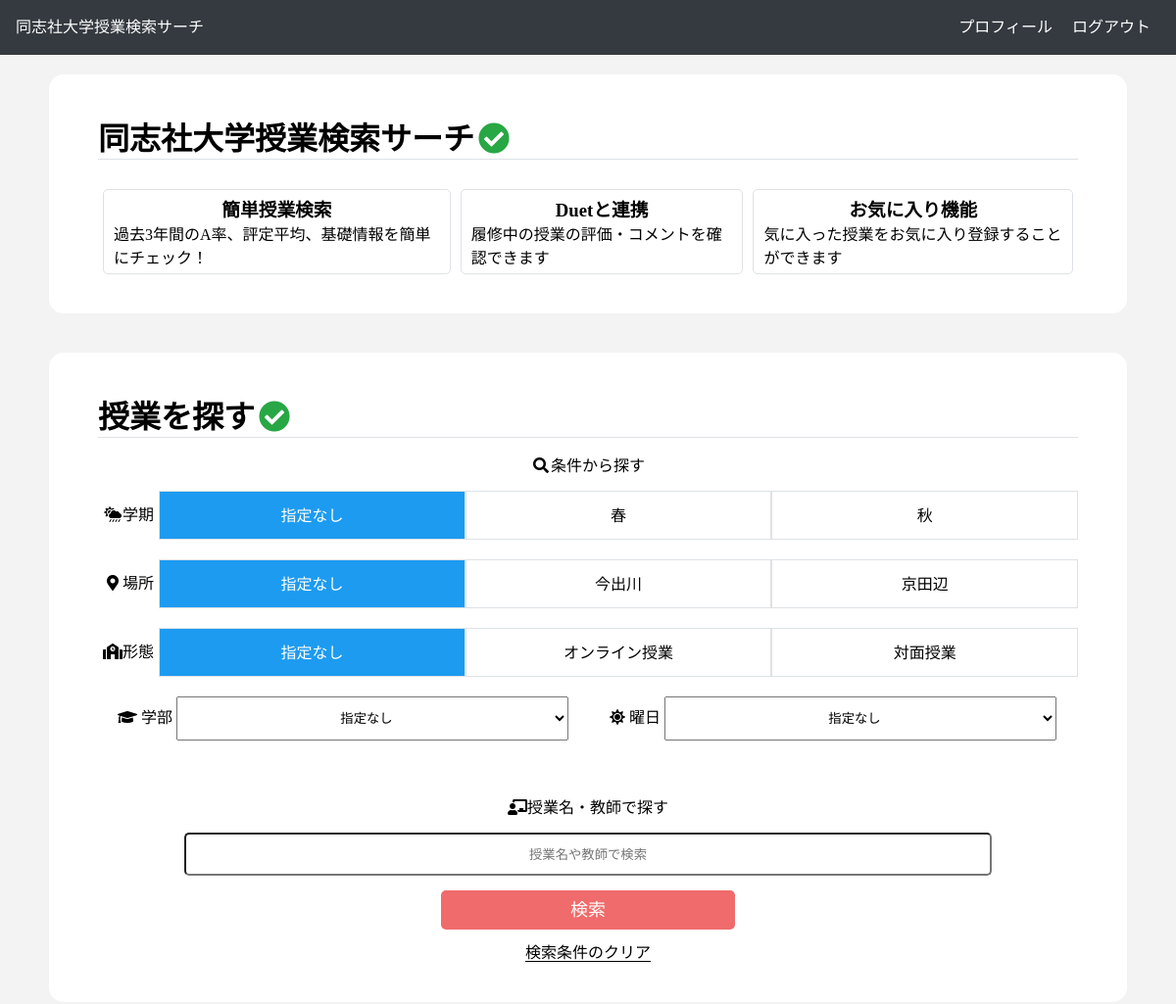
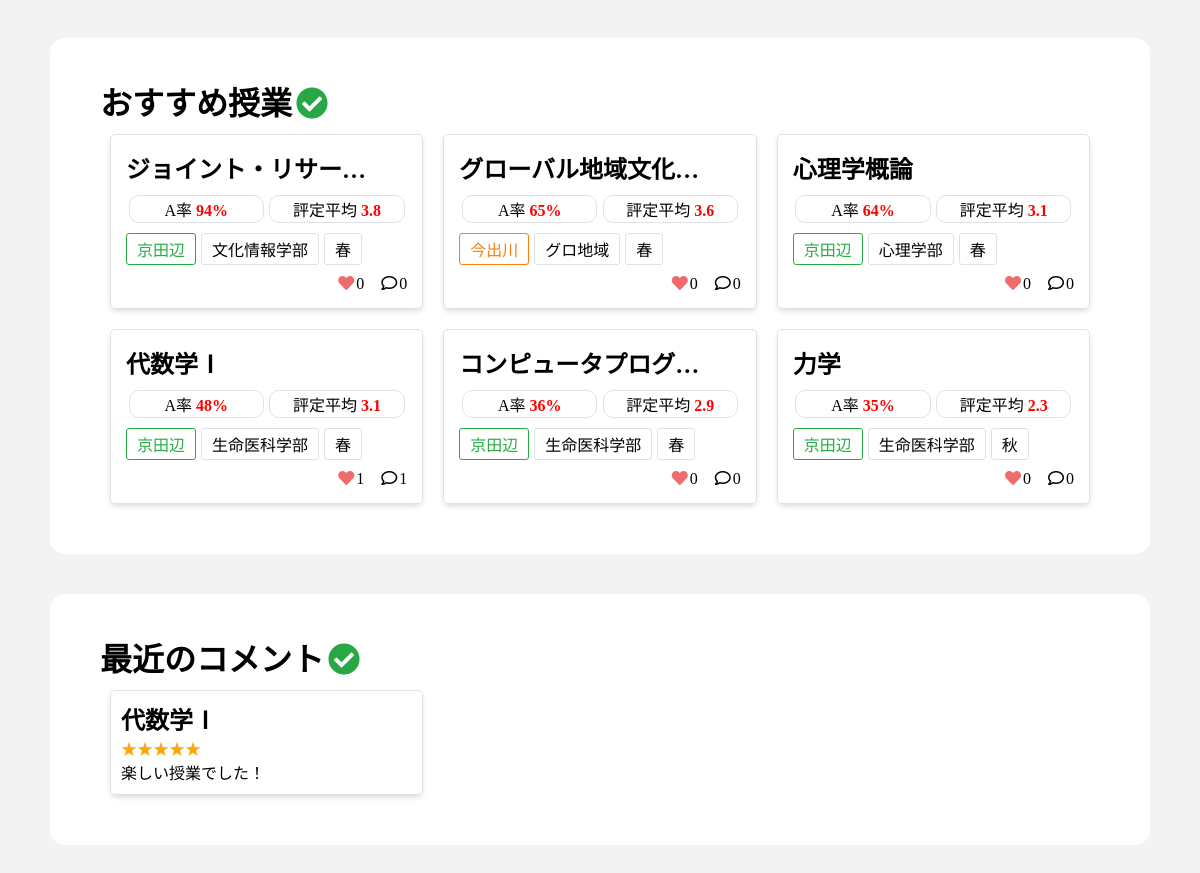
The app's page / (signed in) with its own data (2 pictures, top to bottom).
### dclass_application/models.py (models this page shows, shortened)
class Classes(models.Model):
    class_name = models.CharField(max_length=100)
    a_ratio = models.FloatField(default=0.0)
    b_ratio = models.FloatField(default=0.0)
    c_ratio = models.FloatField(default=0.0)
    d_ratio = models.FloatField(default=0.0)
    f_ratio = models.FloatField(default=0.0)
    o_ratio = models.FloatField(default=0.0)
    average_evaluation = models.FloatField(default=0.0)
    two_ago_a_ratio = models.FloatField(default=0.0)
    three_ago_a_ratio = models.FloatField(default=0.0)
    term = models.CharField(max_length=100)
    year = models.IntegerField(default=2021)
    place = models.CharField(max_length=100)
    class_form = models.CharField(max_length=100)
    day = models.CharField(max_length=100)
    time = models.CharField(max_length=100)
    favorite = models.IntegerField(default=0)
    textbook = models.CharField(max_length=100) #文字列でリスト代用
    code = models.CharField(max_length=100)
    faculty = models.CharField(max_length=100)
    teacher = models.CharField(max_length=100) #文字列でリストを代用
    syllabus_link = models.CharField(max_length=100)
    test_ratio = models.IntegerField(default=0)
    report_ratio = models.IntegerField(default=0)
    participation_ratio = models.IntegerField(default=0)
    comment_num = models.IntegerField(default=0)
    num_student = models.IntegerField(default=0)
    credit = models.IntegerField(default=0)
    def get_short_faculty(self):
        if self.faculty == 'グローバル・コミュニケーション学部': return 'グロコミ'
        if self.faculty == 'グローバル地域文化学部': return 'グロ地域'
        return self.faculty
    def get_modified_a_ratio(self):
        if self.a_ratio == -1: return '不明'
        return str(int(self.a_ratio))+'%'
    def get_modified_average_evaluation(self):
        if self.average_evaluation == -1.0: return '不明'
        return self.average_evaluation

class Comment(models.Model):
    text = models.TextField()
    cl = models.ForeignKey(Classes, on_delete=models.CASCADE)
    user = models.ForeignKey('accounts.CustomUser', on_delete=models.DO_NOTHING)
    star = models.IntegerField(default=0)
    created_at = models.DateTimeField(default=timezone.now)
    def get_star(self):
        return '★' * self.star
    def get_left_star(self):
        return '★' * (5 - self.star)

### dclass_application/views.py (the view)
# urls.py: path('', IndexView.as_view(), name = 'index'),
class IndexView(TemplateView):
    class_model = Classes
    comment_model = Comment
    RECOMMEND_CNT = 6
    RECENT_COMMENT = 6
    def get(self, request):
        params = {
            'form': ClassSeachForm,
            'recommend_data': self.class_model.objects.all().order_by('a_ratio').reverse()[:self.RECOMMEND_CNT],
            'recent_comments': self.comment_model.objects.all().order_by('created_at').reverse()[:self.RECOMMEND_CNT],
        }
        return render(request, 'index.html', params)

### dclass_application/templates/index.html (shortened to what this page needs)
{% extends 'base.html' %}
{% load static %}
{% block css %}
    <link rel="stylesheet" href="{% static 'css/index.css' %}">
    <link rel="stylesheet" href="{% static 'css/_class_list.css' %}">
{% endblock css %}
{% block main %}
    <div class="wrapper">
        <h1 class="title heading">同志社大学授業検索サーチ<i class="fas fa-check-circle fa-fw my-green"></i></h1>
        <ul class="feature">
            <li>
                <h3>簡単授業検索</h3>
                <p>過去3年間のA率、評定平均、基礎情報を簡単にチェック！</p>
            </li>
            <li>
                <h3>Duetと連携</h3>
                <p>履修中の授業の評価・コメントを確認できます</p>
            </li>
            <li>
                <h3>お気に入り機能</h3>
                <p>気に入った授業をお気に入り登録することができます</p>
            </li>
        </ul>
    </div>
    <div class="wrapper">
        <h1 class="title heading">授業を探す<i class="fas fa-check-circle fa-fw my-green"></i></h1>
            <form action="{% url 'result' %}" method = "post" class="search_form">
                <div class = 'search_with_terms'>
                    <p class="how_to_search"><i class="fas fa-search fa-fw"></i>条件から探す</p>
                    <div class="radio_wrap">
                        <div class="radio_wrap_name"><i class="fas fa-cloud-sun-rain fa-fw"></i>学期</div>
                        {% for radio in form.term %}
                            <label for="id_term_{{ forloop.counter0 }}">{{ radio.choice_label }}</label>
                        {% endfor %}
                    </div>
                    <div class="radio_wrap">
                        <div class="radio_wrap_name"><i class="fas fa-map-marker-alt fa-fw"></i>場所</div>
                        {% for radio in form.place %}
                            <label for="id_place_{{ forloop.counter0 }}">{{ radio.choice_label }}</label>
                        {% endfor %}
                    </div>
                    <div class="radio_wrap">
                        <div class="radio_wrap_name"><i class="fas fa-school"></i>形態</div>
                        {% for radio in form.class_form %}
                            <label for="id_class_form_{{ forloop.counter0 }}">{{ radio.choice_label }}</label>
                        {% endfor %}
                    </div>
                    <div class="radio_wrap">
                        <div class="radio_wrap_half">
                            <i class="fas fa-graduation-cap fa-fw"></i>
                            {{ form.faculty.label }}
                            {{ form.faculty }}
                        </div>
                        <div class="radio_wrap_half">
                            <i class="fas fa-sun"></i>
                            {{ form.day.label }}
                            {{ form.day }}
                        </div>
                    </div>
                </div>
                <div class="search_with_keyword">
                    <p class="how_to_search"><i class="fas fa-chalkboard-teacher fa-fw"></i>授業名・教師で探す</p>
                    <div>
                        {{ form.keyword }}
                    </div>
                    <div class="center">
                        <input type="submit" value="検索", class="btn search_btn">
                    </div>
                </div>
            </form>
            <div class="center reset_condition">
                <a href={% url 'index' %}>検索条件のクリア</a>
            </div>
    </div>
    <div class="wrapper">
        <h1>おすすめ授業<i class="fas fa-check-circle fa-fw my-green"></i></h1>
        <div class="class_w">
            {% for cl in recommend_data %}
                {% include "_class_list.html" %}
            {% empty %}
                <p>おすすめの授業はありません</p>
            {% endfor %}
        </div>
    </div>
    <div class="wrapper">
        <h1>最近のコメント<i class="fas fa-check-circle fa-fw my-green"></i></h1>
        <div class="comment_w">
            {% for comment in recent_comments %}
                {% include "_comment_list.html" %}
            {% empty %}
                <p>コメントがありません</p>
            {% endfor %}
        </div>
    </div>
{% endblock main %}

### dclass_application/templates/_class_list.html (shortened to what this page needs)
<div class="class_result">
    <a href="{% url 'class' cl.id %}">
        <div class="class_result_content">
            <ul>
                <li class="class_result_title">
                    <h2>{{ cl.class_name | truncatechars:10 }}</h2>
                </li>
                <li>
                    <p class="class_a_average_evaluation">A率 <span class="score">{{cl.get_modified_a_ratio}}</span></p>
                    <p class="class_a_average_evaluation">評定平均 <span class="score">{{cl.get_modified_average_evaluation}}</span></p>
                </li>
                <li>
                    {% if cl.place == "今出川" %}
                        <p class="tag imadegawa_tag">{{ cl.place }}</p>
                    {% else %}
                        <p class="tag kyoutanabe_tag">{{ cl.place }}</p>
                    {% endif %}
                    <p class="tag faculty_tag">{{ cl.get_short_faculty }}</p>
                    <p class="tag">{{ cl.term }}</p>
                </li>
                <li>
                    <p><i class="fas fa-heart fa-fw my-pink"></i>{{ cl.favorite }}</p>
                    <p><i class="far fa-comment fa-fw"></i>{{cl.comment_num}}</p>
                </li>
            </ul>
        </div>
    </a>
</div>

### dclass_application/templates/_comment_list.html (shortened to what this page needs)
<div class="comment_result">
    <a href="{% url 'class' comment.cl.id %}">
        <div class="comment_result_content">
            <h2>
            {{comment.cl.class_name}}
            </h2>
            <span class="star">{{comment.get_star}}</span>
            <p>{{comment.text | truncatechars:40}}</p>
        </div>
    </a>
</div>

### dclass_application/static/css/index.css (style rules this page uses)
.search_with_keyword { margin-bottom: 10px; text-align: center; }
.how_to_search { text-align: center; font-size: 16px; padding: 15px 0px; }
.search_with_terms input[type='radio']:checked+label { box-sizing: border-box; border: 1px solid var(--my-gray); color: white; background-color: #1D9BF0; }
.reset_condition a { border-bottom: 1px solid black; }
.search_btn { background-color: var(--my-pink); border: none; color: white; width: 300px; margin-top: 15px; height: 10px; line-height: 10px; font-size: 18px; padding: 10px 20px; }
.radio_wrap { width: 100%; display: flex; flex-direction: row; flex-wrap: nowrap; text-align: center; margin-bottom: 20px; }
.radio_wrap label { box-sizing: border-box; display: inline-block; border: 1px solid var(--my-gray); height: 50px; width: 100%; line-height: 50px; }
.radio_wrap_name { width: 20%; text-align: center; height: 50px; line-height: 50px; }
.radio_wrap_half { width: 50%; }
.radio_wrap_half select { width: 80%; text-align: center; height: 45px; }
.feature { display: flex; margin: 30px 0 0; }
.feature li { width: calc(calc(100%-30px)/3); border: 1px solid var(--my-gray); box-sizing: border-box; border-radius: 5px; margin: 0 5px; padding: 5px 10px; }
.feature li h3 { text-align: center; }

### dclass_application/static/css/_class_list.css (style rules this page uses)
.class_result_content { padding: 15px; box-sizing: border-box; }
.class_result_content ul li { display: flex; flex-wrap: nowrap; }
.class_result_content ul li:not(:last-child) { padding-bottom: 10px; }
.class_result_content ul li:last-child { justify-content: flex-end; }
.class_result_content ul li:last-child p { margin-left: 15px; }
.class_result { width: calc(calc(100% - 60px)/3); box-sizing: border-box; border: 1px solid var(--my-gray); border-radius: 5px; margin: 10px 10px; box-shadow: 0 3px 6px -2px #000a3c33; transition: box-shadow .2s; }
.class_result_title { align-items: flex-end; }
.tag { border-radius: 3px; box-sizing: border-box; border: 1px solid var(--my-gray); padding: 3px 10px; max-width: 50%; }
.tag:not(:last-child) { margin-right: 5px; }
.imadegawa_tag { background-color:white; border: 1px solid #fd7e08; color: #fd7e08; }
.kyoutanabe_tag { background-color: white; border: 1px solid #26ac45; color:#26ac45; }
.class_a_average_evaluation { width: 48%; box-sizing: border-box; padding: 1px 12px; margin: 0 1%; border-radius: 10px; border: 1px solid var(--my-gray); color: black; text-align: center; }
.score { color: red; font-weight: bold; }

### dclass_application/static/css/main.css (style rules this page uses)
* { margin: 0; padding: 0; }
body { font-family: "Noto Sans Japanese", "ヒラギノ角ゴ Pro W3", "Hiragino Kaku Gothic Pro", "メイリオ", "Meiryo", "ＭＳ Ｐゴシック", "Osaka", "sans-serif"; }
a { text-decoration: none; color: black; }
li { list-style: none; }
:root { --my-gray: #DEE2E6; --my-light-gray: #F3F3F3; --my-black: #353A40; --my-blue: #1458e0; --my-light-blue: rgba(40, 213, 243, 0.972); --my-pink: #F06B6B; --my-star: #F8C601; --my-green: #28A745; }
.my-pink { color: var(--my-pink); }
.my-green { color: var(--my-green); }
.star { color: orange; }
html { background-color: var(--my-light-gray); }
.wrapper { margin: 40px 0px; padding: 40px 50px; background-color: white; border-radius: 15px; margin-top: 20px; }
.class_w { display: flex; flex-wrap: wrap; }
.comment_w { display: flex; flex-wrap: wrap; }
.comment_result_content { padding: 10px; box-sizing: border-box; }
.comment_result { width: calc(calc(100% - 60px)/3); box-sizing: border-box; border: 1px solid var(--my-gray); border-radius: 5px; margin: 10px 10px; box-shadow: 0 3px 6px -2px #000a3c33; transition: box-shadow .2s; }
.heading { border-bottom: 1px solid var(--my-gray); }
.btn { height: 40px; border-radius: 5px; cursor: pointer; }
.center { text-align: center; }
.keyword { width: 80%; height: 30px; border-radius: 5px; padding: 5px 10px; }
.keyword::placeholder { text-align: center; }

### records on screen
Classes: class_name "ジョイント・リサー…", get_modified_a_ratio "94%", get_modified_average_evaluation "3.8", place "京田辺", get_short_faculty "文化情報学部", term "春", favorite "0", comment_num "0"
Classes: class_name "グローバル地域文化…", get_modified_a_ratio "65%", get_modified_average_evaluation "3.6", place "今出川", get_short_faculty "グロ地域", term "春", favorite "0", comment_num "0"
Classes: class_name "心理学概論", get_modified_a_ratio "64%", get_modified_average_evaluation "3.1", place "京田辺", get_short_faculty "心理学部", term "春", favorite "0", comment_num "0"
Classes: class_name "代数学Ⅰ", get_modified_a_ratio "48%", get_modified_average_evaluation "3.1", place "京田辺", get_short_faculty "生命医科学部", term "春", favorite "1", comment_num "1"
Classes: class_name "コンピュータプログ…", get_modified_a_ratio "36%", get_modified_average_evaluation "2.9", place "京田辺", get_short_faculty "生命医科学部", term "春", favorite "0", comment_num "0"
Classes: class_name "力学", get_modified_a_ratio "35%", get_modified_average_evaluation "2.3", place "京田辺", get_short_faculty "生命医科学部", term "秋", favorite "0", comment_num "0"
Comment: cl.class_name "代数学Ⅰ", get_star "★★★★★", text "楽しい授業でした！"

### other values on screen
{{ radio.choice_label }} "指定なし" "春" "秋"
{{ radio.choice_label }} "指定なし" "今出川" "京田辺"
{{ radio.choice_label }} "指定なし" "オンライン授業" "対面授業"
